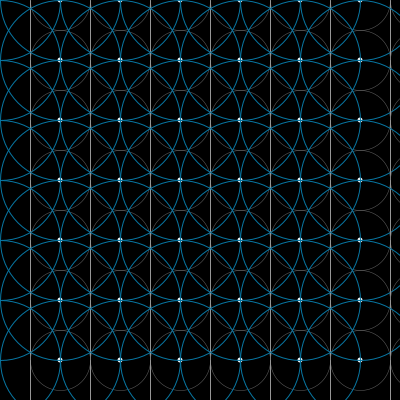
Frame 1 (no input)
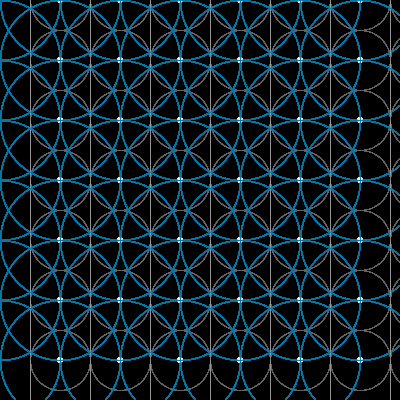
Frame 60 (the mouse pressed at the canvas centre just before this capture)
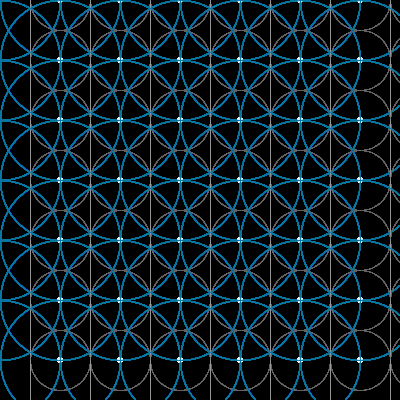
Frame 120 (the mouse held since frame 60 and released just before this capture)

The Processing sketch that drew these frames (run headless with seeded random() and noise(); from frame 60 on, the mouse is pressed at the canvas centre):

// Processing sketch: processing_38859
// ── processing_38859.pde

void setup() {
  background (0);
  size(400, 400);
  smooth();
}

void draw() {
  for (float a=0; a<width; a+=60) {    //grid setup
    for (float b=0; b<height; b+=60) {
      CIRCLES (a, b);
    }
  }
}


void CIRCLES (float x, float y) {

  pushMatrix(); 
  translate(x, y);

  // white and filled circles
  noStroke();
  fill(250);
  ellipse (60, 0, 5, 5);
  //gray unfilled circles
  stroke(100);
  noFill();
  strokeWeight(.5);
  ellipse (60, 0, 60, 60);
  //blue overlapping circles
  stroke(7, 118, 162);
  noFill();
  strokeWeight(1);
  ellipse (0, 0, 120, 120);
  //I like circles, but this is a line, INDEED ...
  stroke(150);
  line(30, 0, 30, height);
  popMatrix();
}
